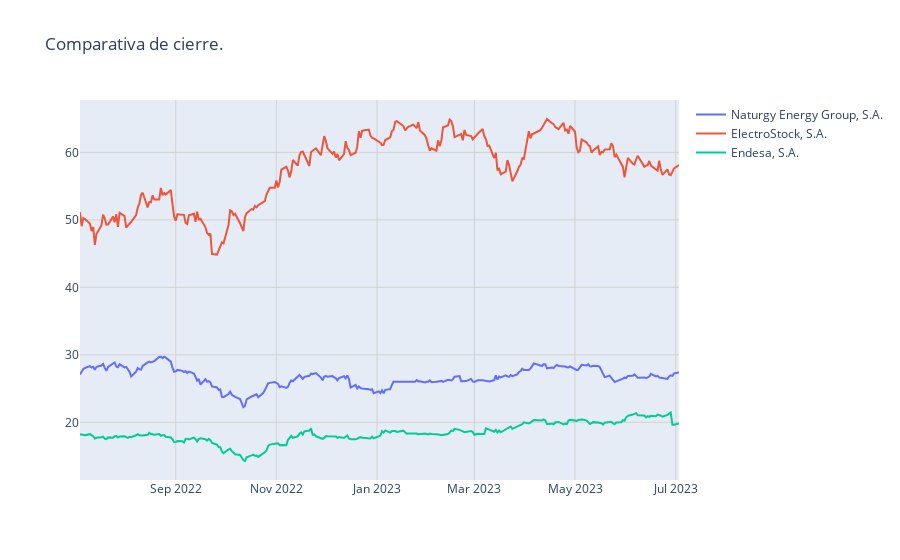

Source (notebook cell):
### Code cell
fig = go.Figure()

# Agregarmos tres lineas, Naturgy, ElectroStock y Endesa analizar la variable Close.
fig.add_trace(go.Scatter(x=naturgy['Date'], y=naturgy['Close'], name='Naturgy Energy Group, S.A.'))
fig.add_trace(go.Scatter(x=df['Date'], y=df['Close'], name = 'ElectroStock, S.A.'))
fig.add_trace(go.Scatter(x=endesa['Date'], y=endesa['Close'], name = 'Endesa, S.A.'))

fig.update_layout(title='Comparativa de cierre.',
                  xaxis=dict(showgrid=True, gridcolor='lightgrey'),
                  yaxis=dict(showgrid=True, gridcolor='lightgrey'))
fig.show()

### Figure 1 — Plotly figure (JSON) as saved in the notebook; plotly's stock layout.template omitted (floating-point values rounded to 4 significant figures; data arrays with more than 128 entries replaced by an {"elided": "..."} marker saying what was removed)
{"data": [{"name": "Naturgy Energy Group, S.A.", "type": "scatter", "x": {"elided": "256 str values"}, "y": {"elided": "256 float values"}}, {"name": "ElectroStock, S.A.", "type": "scatter", "x": {"elided": "251 str values"}, "y": {"elided": "251 float values"}}, {"name": "Endesa, S.A.", "type": "scatter", "x": {"elided": "256 str values"}, "y": {"elided": "256 float values"}}], "layout": {"title": {"text": "Comparativa de cierre."}, "xaxis": {"gridcolor": "lightgrey", "showgrid": true}, "yaxis": {"gridcolor": "lightgrey", "showgrid": true}}}
